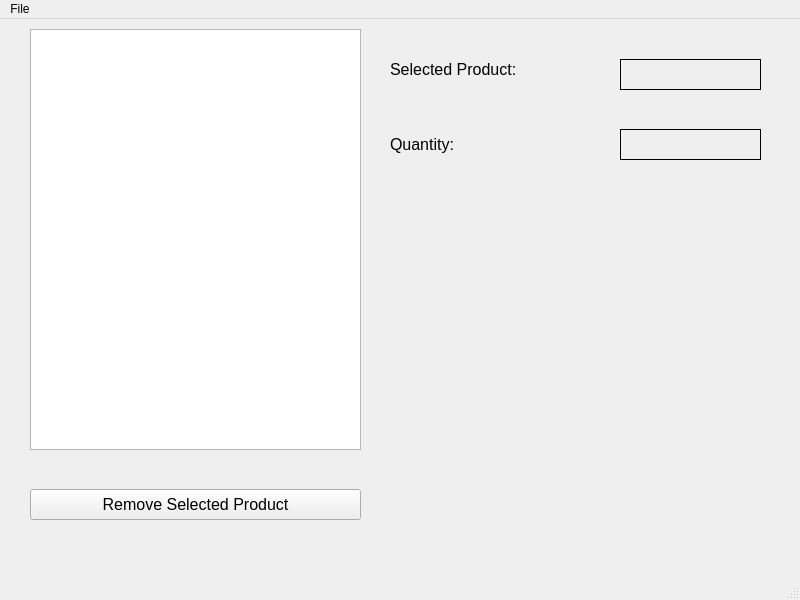
<?xml version="1.0" encoding="UTF-8"?>
<ui version="4.0">
 <class>MainWindow</class>
 <widget class="QMainWindow" name="MainWindow">
  <property name="geometry">
   <rect>
    <x>0</x>
    <y>0</y>
    <width>800</width>
    <height>600</height>
   </rect>
  </property>
  <property name="windowTitle">
   <string>Store Inventory Application</string>
  </property>
  <widget class="QWidget" name="centralwidget">
   <widget class="QListWidget" name="lstProducts">
    <property name="geometry">
     <rect>
      <x>30</x>
      <y>10</y>
      <width>331</width>
      <height>421</height>
     </rect>
    </property>
   </widget>
   <widget class="QLabel" name="label">
    <property name="geometry">
     <rect>
      <x>390</x>
      <y>30</y>
      <width>141</width>
      <height>41</height>
     </rect>
    </property>
    <property name="font">
     <font>
      <pointsize>12</pointsize>
     </font>
    </property>
    <property name="text">
     <string>Selected Product:</string>
    </property>
   </widget>
   <widget class="QLabel" name="label_2">
    <property name="geometry">
     <rect>
      <x>390</x>
      <y>110</y>
      <width>111</width>
      <height>31</height>
     </rect>
    </property>
    <property name="font">
     <font>
      <pointsize>12</pointsize>
     </font>
    </property>
    <property name="text">
     <string>Quantity:</string>
    </property>
   </widget>
   <widget class="QLabel" name="lblProductName">
    <property name="geometry">
     <rect>
      <x>620</x>
      <y>40</y>
      <width>141</width>
      <height>31</height>
     </rect>
    </property>
    <property name="font">
     <font>
      <pointsize>12</pointsize>
     </font>
    </property>
    <property name="frameShape">
     <enum>QFrame::Panel</enum>
    </property>
    <property name="text">
     <string/>
    </property>
   </widget>
   <widget class="QLabel" name="lblQuantity">
    <property name="geometry">
     <rect>
      <x>620</x>
      <y>110</y>
      <width>141</width>
      <height>31</height>
     </rect>
    </property>
    <property name="font">
     <font>
      <pointsize>12</pointsize>
     </font>
    </property>
    <property name="frameShape">
     <enum>QFrame::Panel</enum>
    </property>
    <property name="text">
     <string/>
    </property>
   </widget>
   <widget class="QLabel" name="lblImage">
    <property name="geometry">
     <rect>
      <x>510</x>
      <y>210</y>
      <width>250</width>
      <height>250</height>
     </rect>
    </property>
    <property name="font">
     <font>
      <pointsize>12</pointsize>
     </font>
    </property>
    <property name="frameShape">
     <enum>QFrame::NoFrame</enum>
    </property>
    <property name="text">
     <string/>
    </property>
   </widget>
   <widget class="QPushButton" name="btnRemove">
    <property name="geometry">
     <rect>
      <x>30</x>
      <y>470</y>
      <width>331</width>
      <height>31</height>
     </rect>
    </property>
    <property name="font">
     <font>
      <pointsize>12</pointsize>
     </font>
    </property>
    <property name="text">
     <string>Remove Selected Product</string>
    </property>
   </widget>
  </widget>
  <widget class="QMenuBar" name="menubar">
   <property name="geometry">
    <rect>
     <x>0</x>
     <y>0</y>
     <width>800</width>
     <height>21</height>
    </rect>
   </property>
   <widget class="QMenu" name="menuFile">
    <property name="title">
     <string>File</string>
    </property>
    <addaction name="menuNewProduct"/>
    <addaction name="menuEditSelectedProduct"/>
    <addaction name="separator"/>
    <addaction name="menuSaveProducts"/>
    <addaction name="menuLoadProducts"/>
    <addaction name="separator"/>
    <addaction name="menuExit"/>
   </widget>
   <addaction name="menuFile"/>
  </widget>
  <widget class="QStatusBar" name="statusbar"/>
  <action name="menuEditSelectedProduct">
   <property name="text">
    <string>Edit Selected Product</string>
   </property>
  </action>
  <action name="menuNewProduct">
   <property name="text">
    <string>New Product</string>
   </property>
  </action>
  <action name="menuSaveProducts">
   <property name="text">
    <string>Save Products</string>
   </property>
  </action>
  <action name="menuLoadProducts">
   <property name="text">
    <string>Load Products</string>
   </property>
  </action>
  <action name="menuExit">
   <property name="text">
    <string>Exit</string>
   </property>
  </action>
 </widget>
 <resources/>
 <connections/>
</ui>
